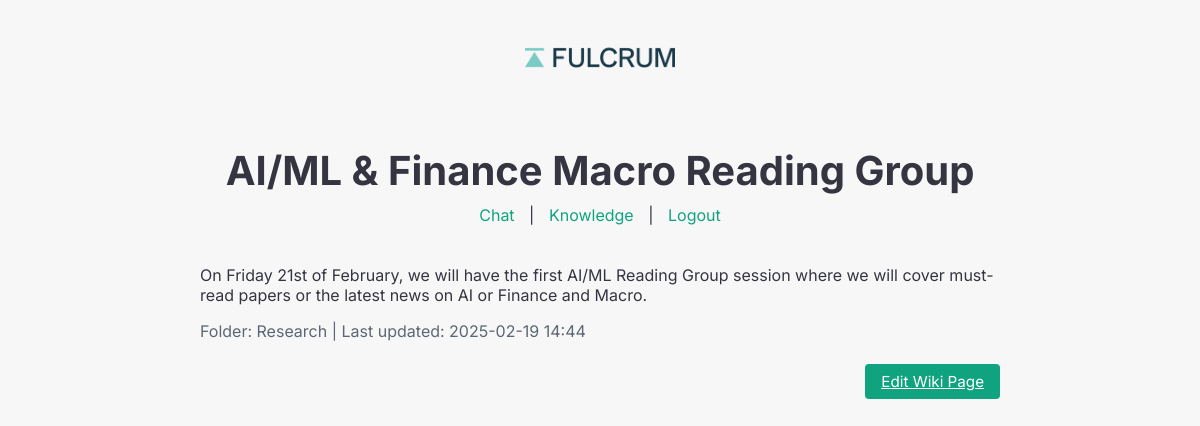
The app's page /wiki/view/4 (signed in) with its own data.
### tables this page shows
CREATE TABLE wiki (
                id INTEGER PRIMARY KEY AUTOINCREMENT,
                title TEXT NOT NULL,
                content TEXT NOT NULL,
                folder TEXT DEFAULT '',
                updated_at TEXT NOT NULL
            );

### app/wiki.py (the view)
@wiki_bp.route("/wiki/view/<int:page_id>")
def wiki_view(page_id):
    if "user" not in session:
        return redirect(url_for("auth.login"))
    page = get_wiki_page(page_id)
    if not page:
        flash("Wiki page not found.", "error")
        return redirect(url_for("main.knowledge"))
    page["content_html"] = Markup(markdown.markdown(page["content"]))
    return render_template("wiki_view.html", page=page)

### app/wiki.py (called while the page is built)
def get_wiki_page(page_id):
    with sqlite3.connect(WIKI_DB) as conn:
        cur = conn.cursor()
        cur.execute("SELECT id, title, content, folder, updated_at FROM wiki WHERE id = ?", (page_id,))
        row = cur.fetchone()
        if row:
            return {
                "id": row[0],
                "title": row[1],
                "content": row[2],
                "folder": row[3],
                "updated_at": row[4]
            }
    return None

### templates/wiki_view.html (shortened to what this page needs)
<!DOCTYPE html>
<html lang="en">
<head>
  <link rel="stylesheet" href="/static/style.css">
</head>
<body>
  <div class="container">
    <header>
      <img src="/static/logo.png" alt="Logo" class="logo">
      <h1>{{ page.title }}</h1>
      <nav>
        <a href="/">Chat</a> |
        <a href="/knowledge">Knowledge</a> |
        <a href="/logout">Logout</a>
      </nav>
    </header>
    <section>
      <article>
        {{ page.content_html | safe }}
      </article>
      <div class="wiki-meta">
        {% if page.folder %}
          Folder: {{ page.folder }} |
        {% endif %}
        Last updated: {{ page.updated_at }}
      </div>
      <div class="edit-button-container">
        <a href="/wiki/edit/{{ page.id }}" class="btn">Edit Wiki Page</a>
      </div>
    </section>
  </div>
</body>
</html>

### static/style.css (style rules this page uses)
body { margin: 0; padding: 0; font-family: "Inter", sans-serif; background-color: #f7f7f8; color: #343541; }
.container { max-width: 800px; margin: 0 auto; padding: 20px; }
header { text-align: center; margin-bottom: 40px; }
header h1 { font-size: 2.5rem; margin-bottom: 10px; }
header nav a { color: #10a37f; text-decoration: none; margin: 0 10px; }
.logo { max-width: 150px; margin-bottom: 20px; }
.btn { background-color: #10a37f; color: #ffffff; border: none; padding: 8px 16px; font-size: 0.95rem; border-radius: 4px; cursor: pointer; transition: background-color 0.2s ease; }

### templates/wiki_view.html (style rules this page uses)
.wiki-meta { margin-top: 10px; color: #5c6773; }
.edit-button-container { text-align: right; margin-top: 30px; margin-right: 0; }

### records on screen
wiki: title "AI/ML & Finance Macro Reading Group", content_html "On Friday 21st of February, we will have the first AI/ML Reading Group session where we will cover must-read papers or the latest news on AI or Finance and Macro.", folder "Research", updated_at "2025-02-19 14:44"
